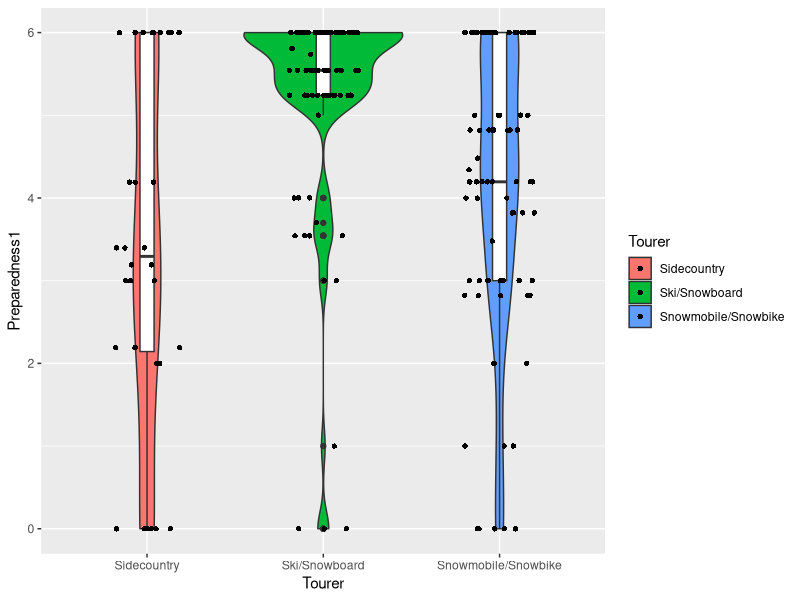
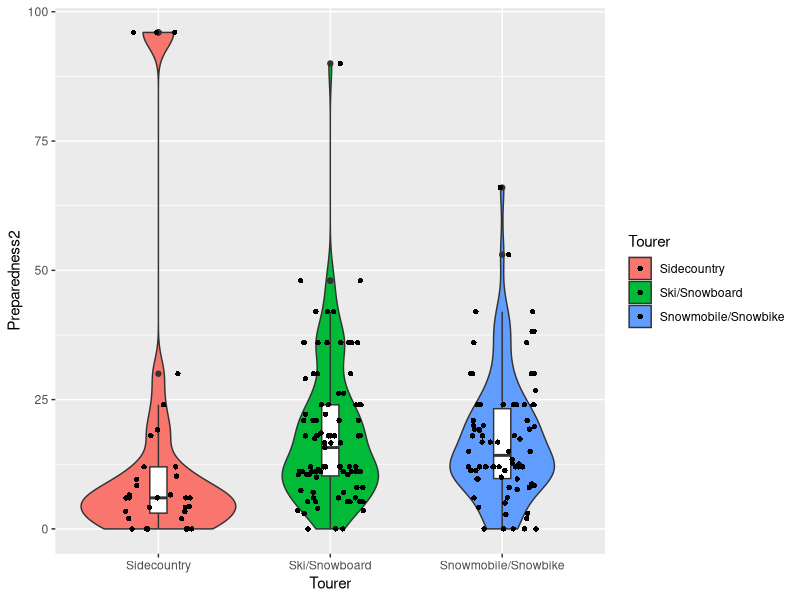
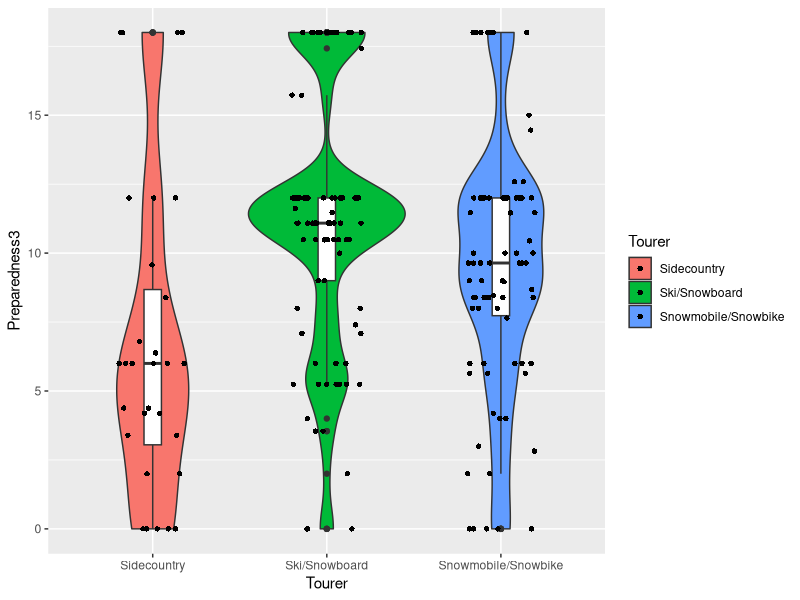
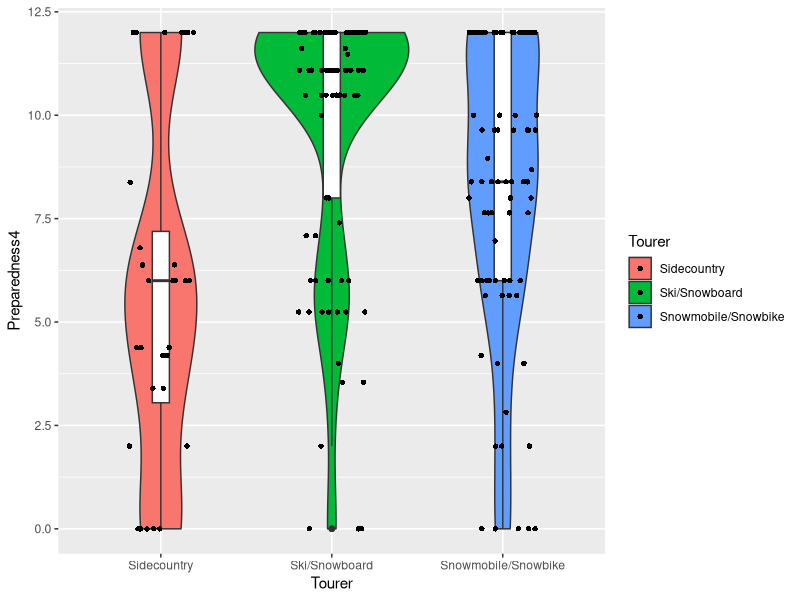
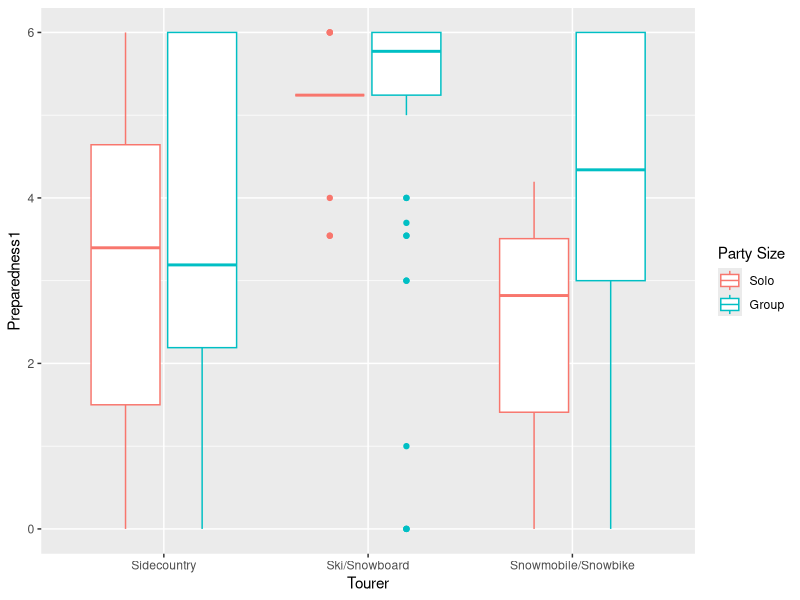
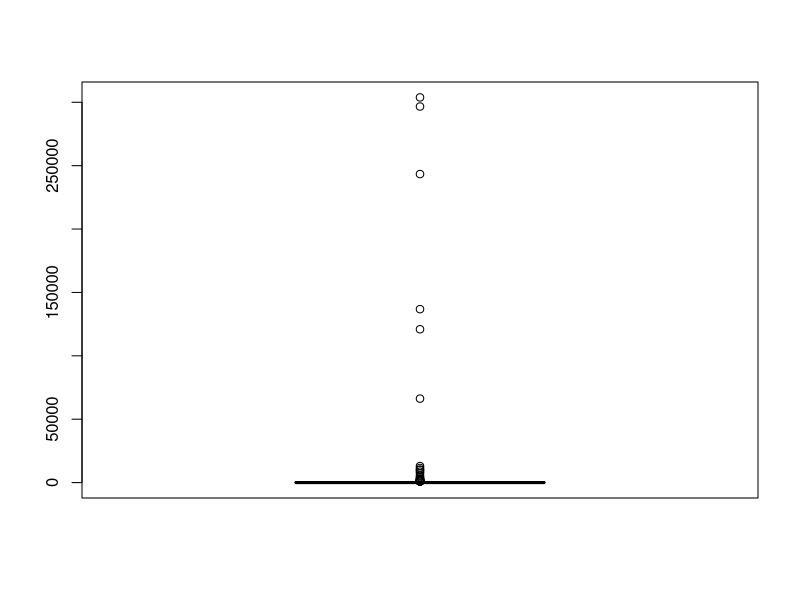
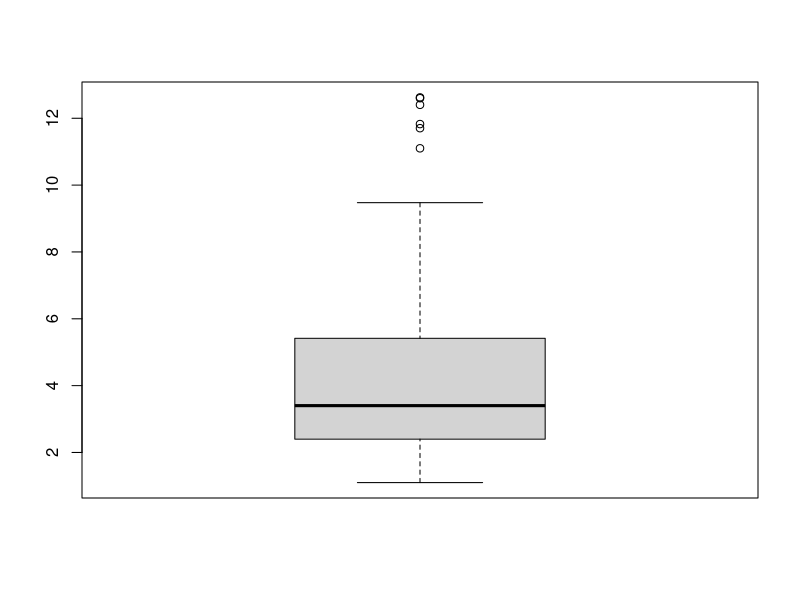
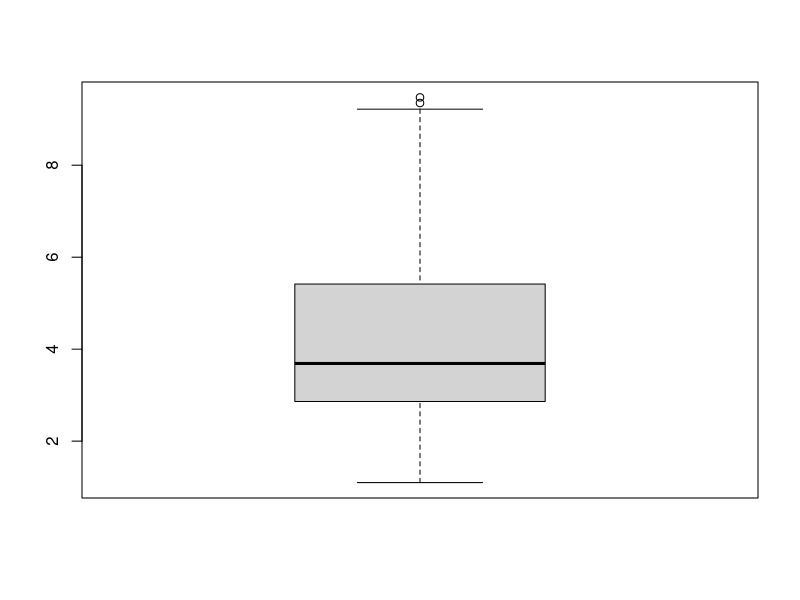

Generate these figures, in order, with R:
## ---- chunk 1
knitr::opts_chunk$set(echo = F, warning = F, message = F, dpi = 600)

library(xtable)
options(xtable.comment = F)
## ---- chunk 2
library(readxl)
library(tidyverse)
library(ggplot2)
dat = readxl::read_excel('./data/Avalanche_data_raw.xlsx', sheet = 1, na = 'NR')

dat$Shovel = dplyr::recode(dat$Shovel,None = 0, Some = 1, All = 2)
dat$Beacon = dplyr::recode(dat$Beacon,None = 0, Some = 1, All = 2)
dat$Probe = dplyr::recode(dat$Probe,None = 0, Some = 1, All = 2)
## ---- chunk 3
impute.mean <- function(x) replace(x, is.na(x), mean(x, na.rm = TRUE))

dat = dat %>%
  group_by(Tourer) %>%
  mutate(
    Shovel = impute.mean(Shovel),
    Beacon = impute.mean(Beacon),
    Probe = impute.mean(Probe),
    Total_in_party = impute.mean(as.numeric(Total_in_party))
  )
## ---- chunk 4
dat = dat%>%
  rowwise()%>%mutate(Preparedness1 = sum(c(Shovel, Beacon, Probe), na.rm = T))



(p1 = ggplot(data = dat, aes(x = Tourer, y = Preparedness1, fill = Tourer))+
  geom_violin()+geom_boxplot(width = 0.08, fill = 'white')+geom_jitter(shape = 16, position = position_jitter(0.2)))
ggsave(p1, filename = './plots/figure1.jpg', width = 12, height = 8, dpi = 600, scale = 0.5)

## ---- chunk 5
dat = dat%>%
  rowwise()%>%mutate(Preparedness2 = sum(c(Shovel, Beacon, Probe), na.rm = T)* Total_in_party)

(p2 = ggplot(data = dat, aes(x = Tourer, y = Preparedness2, fill = Tourer))+
  geom_violin()+geom_boxplot(width = 0.1, fill = 'white')+geom_jitter(shape = 16, position = position_jitter(0.2)))
ggsave(p2, filename = './plots/figure2.jpg', width = 12, height = 8, dpi = 600, scale = 0.5)
## ---- chunk 6
dat$Total_in_party_cat = cut(dat$Total_in_party, breaks = c(-Inf,1,4,Inf),left = F, right = T)
dat = dat%>%
  rowwise()%>%mutate(Preparedness3 = sum(c(Shovel, Beacon, Probe), na.rm = T)* as.numeric(Total_in_party_cat))

(p3 = ggplot(data = dat, aes(x = Tourer, y = Preparedness3, fill = Tourer))+
  geom_violin()+geom_boxplot(width = 0.1, fill = 'white')+geom_jitter(shape = 16, position = position_jitter(0.2)))
ggsave(p3, filename = './plots/figure3.jpg', width = 12, height = 8, dpi = 600, scale = 0.5)
## ---- chunk 7
dat$Total_in_party_cat_bin = cut(dat$Total_in_party, breaks = c(-Inf,1,Inf),left = F, right = T)
dat = dat%>%
  rowwise()%>%mutate(Preparedness4 = sum(c(Shovel, Beacon, Probe), na.rm = T)* as.numeric(Total_in_party_cat_bin))

(p4 = ggplot(data = dat, aes(x = Tourer, y = Preparedness4, fill = Tourer))+
  geom_violin()+geom_boxplot(width = 0.1, fill = 'white')+geom_jitter(shape = 16, position = position_jitter(0.2)))
ggsave(p4, filename = './plots/figure4.jpg', width = 12, height = 8, dpi = 600, scale = 0.5)
## ---- chunk 8
bartlett.test(Preparedness1~Tourer, data = dat)
bartlett.test(Preparedness2~Tourer, data = dat)
bartlett.test(Preparedness3~Tourer, data = dat)
bartlett.test(Preparedness4~Tourer, data = dat)
## ---- chunk 9
fligner.test(Preparedness1~Tourer, data = dat)
fligner.test(Preparedness2~Tourer, data = dat)
fligner.test(Preparedness3~Tourer, data = dat)
fligner.test(Preparedness4~Tourer, data = dat)
## ---- chunk 10
prep.aov = aov(Preparedness1 ~ Tourer, data = dat)
xtable(summary(prep.aov), caption = 'One-way anova of Preparedness1 against Tourer')
## ---- chunk 11
prep.aov = aov(Preparedness2 ~ Tourer, data = dat)
xtable(summary(prep.aov), caption = 'One-way anova of Preparedness2 against Tourer')
## ---- chunk 12
prep.aov = aov(Preparedness3 ~ Tourer, data = dat)
xtable(summary(prep.aov), caption = 'One-way anova of Preparedness3 against Tourer')
## ---- chunk 13
prep.aov = aov(Preparedness4 ~ Tourer, data = dat)
xtable(summary(prep.aov), caption = 'One-way anova of Preparedness4 against Tourer')
## ---- chunk 14
prep.aov = aov(Preparedness3 ~ Tourer, data = dat)
print(xtable(TukeyHSD(prep.aov)$Tourer, display = c('s','f','f','f','g')),math.style.exponents = T)
## ---- chunk 15
oneway.test(Preparedness1~Tourer, data = dat)
oneway.test(Preparedness2~Tourer, data = dat)
oneway.test(Preparedness3~Tourer, data = dat)
oneway.test(Preparedness4~Tourer, data = dat)
## ---- chunk 16
(p5 = ggplot(data = dat, aes(x = Tourer, y = Preparedness1, color = Total_in_party_cat_bin))+
  geom_boxplot()+
  labs(color = 'Party Size')+
  scale_color_discrete(name = 'Party Size', labels = c('Solo','Group')))
ggsave(p5, filename = './plots/figure5.jpg', width = 12, height = 8, dpi = 600, scale = 0.5)
  
## ---- chunk 17
dat$Total_in_party_cat_bin= dplyr::recode(dat$Total_in_party_cat_bin, `(-Inf,1]`='Solo', `(1, Inf]`='Group')

xtable(dat%>%group_by(Tourer, Total_in_party_cat_bin)%>%
  summarise(count = n(), mean = mean(Preparedness1, na.rm = T), sd = sd(Preparedness1, na.rm = T)))
## ---- chunk 18
car::leveneTest(Preparedness1~Tourer * Total_in_party_cat_bin, data = dat)
## ---- chunk 19
aov2<-aov(Preparedness1~Tourer * Total_in_party_cat_bin, data = dat)
car::Anova(aov2, type ='III')
## ---- chunk 20
boxplot(dat$Burial_time)
## ---- chunk 21
(irq = IQR(dat$Burial_time, na.rm = T))
(sum(!is.na(dat$Burial_time)))
(sum(dat$Burial_time>208, na.rm = T))
## ---- chunk 22
boxplot(log(dat$Burial_time))

## ---- chunk 23
sum(log(dat$Burial_time)>10,na.rm = T)
## ---- chunk 24
dat = dat%>%mutate(Log_Burial_time = log(Burial_time))
dat1 = dat[dat$Log_Burial_time>0,]
dat1 = dat1[dat1$Log_Burial_time < 10,]
## ---- chunk 25
boxplot(dat1$Log_Burial_time)
## ---- chunk 26
burial.aov1<-aov(Log_Burial_time ~ Tourer, data = dat1)
summary(burial.aov1)
## ---- chunk 27
(p6 = ggplot(data = dat, aes(x = Tourer, y = Log_Burial_time))+
  geom_boxplot()+
  ylab(paste0(expression(log),' (Burial Time)')))
ggsave(p6, filename = './plots/figure6.jpg', width = 12, height = 8, dpi = 600, scale = 0.5)
## ---- chunk 28
plot_dat<-dat1%>%select(Log_Burial_time, Tourer, Gender, Total_in_party_cat_bin, Preparedness1,Preparedness2, Preparedness3,Preparedness4, Avalanche_Type, Avalanche_Size_RP, Avalanche_Size_DF, Avalanche_Forcast, Elevation, Angle, Aspect)
plot_dat = plot_dat[plot_dat$Log_Burial_time<1000,]



library(gridExtra)
get_plot<-function(indep.var){
  stat_box_data<-function(y){
    return(
      data.frame(
        y = 300,
        label = paste0('n = ', sum(!is.na(y)), '\n',
                       'mu = ', round(mean(y, na.rm = T),2), '\n',
                       )
      )
    )
  }
  if(class(plot_dat[[indep.var]])=='numeric'){
    plt<-ggplot(data = plot_dat%>%select(Log_Burial_time, indep.var), 
                         aes_string(x = indep.var, y = 'Log_Burial_time'))+
                    geom_point()+geom_smooth(method = 'lm')+
                    theme(axis.text.x = element_text(angle = 45), text = element_text(size = 20))+
  ylab(paste0(expression(log),' (Burial Time)'))
  }else{
      plot_dat1 = plot_dat%>%select(Log_Burial_time, indep.var)
      plot_dat1 = plot_dat1[!is.na(plot_dat[[indep.var]]),]
      plt<-ggplot(data = plot_dat1, 
                         aes_string(x = indep.var, y = 'Log_Burial_time'))+
                  geom_boxplot()+
                  stat_summary(fun.data = stat_box_data, geom = 'text', hjust = 0.5, vjust = 0.9)+
                    theme(axis.text.x = element_text(angle = 45), text = element_text(size = 20))+
  ylab(paste0(expression(log),' (Burial Time)'))
    
  }
  x_label = case_when(indep.var == "Avalanche_Size_RP" ~ 'Avalanche Size (Relative)',
                      indep.var == "Avalanche_Size_DF" ~ 'Avalanche Size (Destructive)',
                      indep.var == "Total_in_party_cat_bin" ~ 'Party size',
                      TRUE ~ indep.var
  )
  plt = plt + xlab(x_label)

return(plt)
}

p<-list()
for(indep.var in names(plot_dat)[-1]){
  p[[indep.var]] = get_plot(indep.var)
}
(p7 = do.call(grid.arrange, p))
ggsave(p7, filename = './plots/figure7.jpg', width = 20, height = 20, dpi = 600, scale = 1)
(p8 = get_plot('Preparedness4'))
ggsave(p8, filename = './plots/figure8.jpg', width = 20, height = 15, dpi = 600, scale = 0.6)
(p9 = get_plot('Avalanche_Size_RP'))
ggsave(p9, filename = './plots/figure9.jpg', width = 12, height = 8, dpi = 600, scale = 1)
(p10 = get_plot('Avalanche_Size_DF'))
ggsave(p10, filename = './plots/figure10.jpg', width = 12, height = 8, dpi = 600, scale = 1)

(p30 = get_plot('Total_in_party_cat_bin'))
ggsave(p30, filename = './plots/figure30.jpg', width = 8, height = 10, dpi = 600, scale = 1)

## ---- chunk 29
dat$Burial_time_15<-factor(as.numeric(dat$Burial_time<15), labels = c('more_than_15','less_than_15'))
contin_table<-table(dat$Burial_time_15, dat$Tourer)
xtable(contin_table)
bar_data <-data.frame(contin_table)
get_prop<-function(tourer){
  bar_data$Freq[bar_data$Var2==tourer & bar_data$Var1 =='less_than_15']/
    bar_data$Freq[bar_data$Var2==tourer & bar_data$Var1 =='more_than_15']
}
tourer = unique(dat$Tourer)
bar_data<-c(get_prop(tourer[1]), get_prop(tourer[2]),get_prop(tourer[3]))

barplot(bar_data, names.arg = tourer, ylab = 'Burial time <15/>15 min', xlab = 'Tourer')
jpeg(filename = './plots/figure11.jpg')
barplot(bar_data, names.arg = tourer, ylab = 'Burial time <15/>15 min', xlab = 'Tourer')
dev.off()
## ---- chunk 30
chisq.test(table(dat$Burial_time<15, dat$Tourer))
## ---- chunk 31
n_fun <-function(x){
  return(data.frame(y = 12, label = paste0('Mean = ', round(mean(x),2))))
}

sd_fun<-function(x){
  return(data.frame(y = 11, label = paste0('SD = ', round(sd(x),2))))
}

oneway.test(Total_in_party ~ Tourer, data = dat)

#dat%>%group_by(Tourer)%>%
#  summarise(mean = mean(Total_in_party), sd = sd(Total_in_party))%>%
#  select(Tourer, mean, sd)

(p12 = ggplot(data = dat, aes(x = Tourer, y = Total_in_party))+
  geom_boxplot()+ylab('Total in party')+
  stat_summary(fun.y = mean, geom = 'point', shape = 8, size = 4)+
  stat_summary(fun.data = n_fun, geom = 'text'))+
  stat_summary(fun.data = sd_fun, geom = 'text')
ggsave(p12, filename = './plots/figure12.jpg', width = 12, height = 8, dpi = 600, scale = 0.6)
## ---- chunk 32
chisq.test(table(dat$Avalanche_Type, dat$Tourer))
contin_table<-table(dat$Avalanche_Type, dat$Tourer)
xtable(contin_table)
(p13 = ggplot(data = data.frame(contin_table), aes(x = Var1, y = Freq, fill = Var2))+ geom_bar(stat = 'identity',position = position_dodge())+
    labs(y = 'Frequency', x = 'Avalanche Type'))
ggsave(p13, filename = './plots/figure13.jpg', width = 12, height = 8, dpi = 600, scale = 0.5)
## ---- chunk 33
chisq.test(contin_table[c(2,4),])
## ---- chunk 34
chisq.test(table(dat$Avalanche_Size_RP, dat$Tourer))
contin_table<-table(dat$Avalanche_Size_RP, dat$Tourer)
xtable(contin_table)
(p14 = ggplot(data = data.frame(contin_table), aes(x = Var1, y = Freq, fill = Var2))+ geom_bar(stat = 'identity',position = position_dodge())+
  labs(x = 'Avalanche Size (Relative)', y = 'Frequency', fill = 'Tourer' ))
ggsave(p14, filename = './plots/figure14.jpg', width = 12, height = 8, dpi = 600, scale = 0.5)
## ---- chunk 35
kept = !dat$Avalanche_Size_RP%in%c('R5')
x = dat$Tourer[kept]
y = dat$Avalanche_Size_RP[kept]
y[y=='R3.5']<-'R3'
chisq.test(table(y,x))
contin_table<-table(y,x)
xtable(contin_table)
(p15 = ggplot(data = data.frame(contin_table), aes(x = y, y = Freq, fill = x))+ geom_bar(stat = 'identity',position = position_dodge())+labs(x = 'Avalanche Size (Relative)', y = 'Frequency', fill = 'Tourer')+
  labs(x = 'Avalanche Size (Relative)', y = 'Frequency', fill = 'Tourer' ))
ggsave(p15, filename = './plots/figure15.jpg', width = 12, height = 8, dpi = 600, scale = 0.5)
  




## ---- chunk 36
x = dat$Tourer
y = dat$Avalanche_Size_DF
y[y=='D2.5']<-'D2'
y[y=='D3.5']<-'D3'
y[y=='D1.5']<-'D1'
chisq.test(table(y,x))
contin_table<-table(y,x)
xtable(contin_table)
(p16 = ggplot(data = data.frame(contin_table), aes(x = y, y = Freq, fill = x))+ geom_bar(stat = 'identity',position = position_dodge())+
  labs(x = 'Avalanche Size (Destructive)', y = 'Frequency', fill = 'Tourer' ))
ggsave(p16, filename = './plots/figure16.jpg', width = 12, height = 8, dpi = 600, scale = 0.5)
## ---- chunk 37
kept = !dat$Avalanche_Size_RP%in%c('D1.5')
chisq.test(table(dat$Avalanche_Size_DF[kept], dat$Tourer[kept]))
contin_table<-table(dat$Avalanche_Size_DF[kept], dat$Tourer[kept])
xtable(contin_table)
(p17 = ggplot(data = data.frame(contin_table), aes(x = Var1, y = Freq, fill = Var2))+ geom_bar(stat = 'identity',position = position_dodge())+
  labs(x = 'Avalanche Size (Destructive)', y = 'Frequency', fill = 'Tourer' ))
ggsave(p17, filename = './plots/figure17.jpg', width = 12, height = 8, dpi = 600, scale = 0.5)
## ---- chunk 38

n_fun <-function(x){
  return(data.frame(y = 12, label = paste0('Mean = ', round(mean(x),2))))
}
sd_fun<-function(x){
  return(data.frame(y = 11, label = paste0('SD = ', round(sd(x),2))))
}


dat$Burial_Depth<-as.numeric(dat$Burial_Depth)
oneway.test(Burial_Depth ~ Tourer, data = dat)
(p18 = ggplot(data = dat, aes(x = Tourer, y = Burial_Depth))+
  geom_boxplot()+
  stat_summary(fun.y = mean, geom = 'point', shape = 8, size = 4)+
  stat_summary(fun.data = n_fun, geom = 'text')+
  stat_summary(fun.data = sd_fun, geom = 'text')+
    ylab('Burial Depth'))
ggsave(p18, filename = './plots/figure18.jpg', width = 12, height = 8, dpi = 600, scale = 0.5)
## ---- chunk 39
chisq.test(table(dat$Avalanche_Forcast, dat$Tourer))
contin_table<-table(dat$Avalanche_Forcast, dat$Tourer)
xtable(contin_table)
(p19 = ggplot(data = data.frame(contin_table), aes(x = Var1, y = Freq, fill = Var2))+ geom_bar(stat = 'identity',position = position_dodge()))
ggsave(p19, filename = './plots/figure19.jpg', width = 12, height = 8, dpi = 600, scale = 0.5)
  

## ---- chunk 40
aov4<-aov(Preparedness4~Tourer * Total_in_party_cat_bin, data = dat)
summary(aov4)
## ---- chunk 41
oneway.test(Preparedness4~Tourer * Total_in_party_cat_bin, data = dat)
## ---- chunk 42
prep.aov = aov(Preparedness4 ~ Tourer, data = dat)
print(xtable(TukeyHSD(prep.aov)$Tourer, display = c('s','f','f','f','g')),math.style.exponents = T)
## ---- chunk 43
prep.aov = aov(Preparedness1 ~ Tourer, data = dat)
print(xtable(TukeyHSD(prep.aov)$Tourer, display = c('s','f','f','f','g')),math.style.exponents = T)
## ---- chunk 44
prep.aov = aov(Preparedness3 ~ Tourer, data = dat)
print(xtable(TukeyHSD(prep.aov)$Tourer, display = c('s','f','f','f','g')),math.style.exponents = T)
